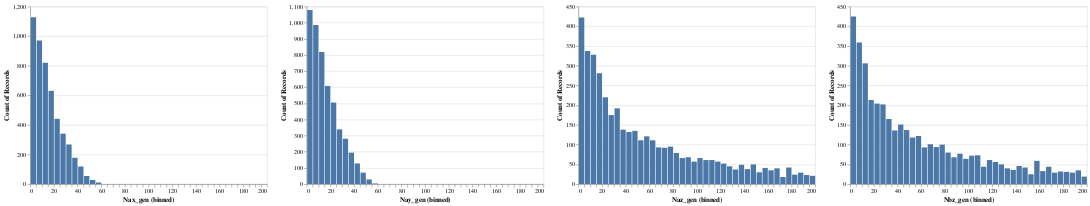

Notebook cell for this chart:
### Code cell
Nax_gen_chart = alt.Chart(y_test).mark_bar().encode(alt.X(f"{definitions.TARGETS[dataset][target][0]}:Q", bin=alt.Bin(extent=[0, 200], step=5)), y="count()")
Nay_gen_chart = alt.Chart(y_test).mark_bar().encode(alt.X(f"{definitions.TARGETS[dataset][target][1]}:Q", bin=alt.Bin(extent=[0, 200], step=5)), y="count()")
Naz_gen_chart = alt.Chart(y_test).mark_bar().encode(alt.X(f"{definitions.TARGETS[dataset][target][2]}:Q", bin=alt.Bin(extent=[0, 200], step=5)), y="count()")
Nbz_gen_chart = alt.Chart(y_test).mark_bar().encode(alt.X(f"{definitions.TARGETS[dataset][target][3]}:Q", bin=alt.Bin(extent=[0, 200], step=5)), y="count()")
Nax_gen_chart | Nay_gen_chart | Naz_gen_chart | Nbz_gen_chart

### Figure 1 — Vega-Lite specification as saved in the notebook (floating-point values rounded to 4 significant figures; data arrays with more than 128 entries replaced by an {"elided": "..."} marker saying what was removed)
{"config": {"view": {"continuousWidth": 400, "continuousHeight": 300}}, "hconcat": [{"mark": "bar", "encoding": {"x": {"type": "quantitative", "bin": {"extent": [0, 200], "step": 5}, "field": "Nax_gen"}, "y": {"type": "quantitative", "aggregate": "count"}}}, {"mark": "bar", "encoding": {"x": {"type": "quantitative", "bin": {"extent": [0, 200], "step": 5}, "field": "Nay_gen"}, "y": {"type": "quantitative", "aggregate": "count"}}}, {"mark": "bar", "encoding": {"x": {"type": "quantitative", "bin": {"extent": [0, 200], "step": 5}, "field": "Naz_gen"}, "y": {"type": "quantitative", "aggregate": "count"}}}, {"mark": "bar", "encoding": {"x": {"type": "quantitative", "bin": {"extent": [0, 200], "step": 5}, "field": "Nbz_gen"}, "y": {"type": "quantitative", "aggregate": "count"}}}], "data": {"name": "data-3e17303ae89f4098c10baceec7d6887f"}, "$schema": "https://vega.github.io/schema/vega-lite/v4.8.1.json", "datasets": {"data-3e17303ae89f4098c10baceec7d6887f": {"elided": "10000 records"}}}
